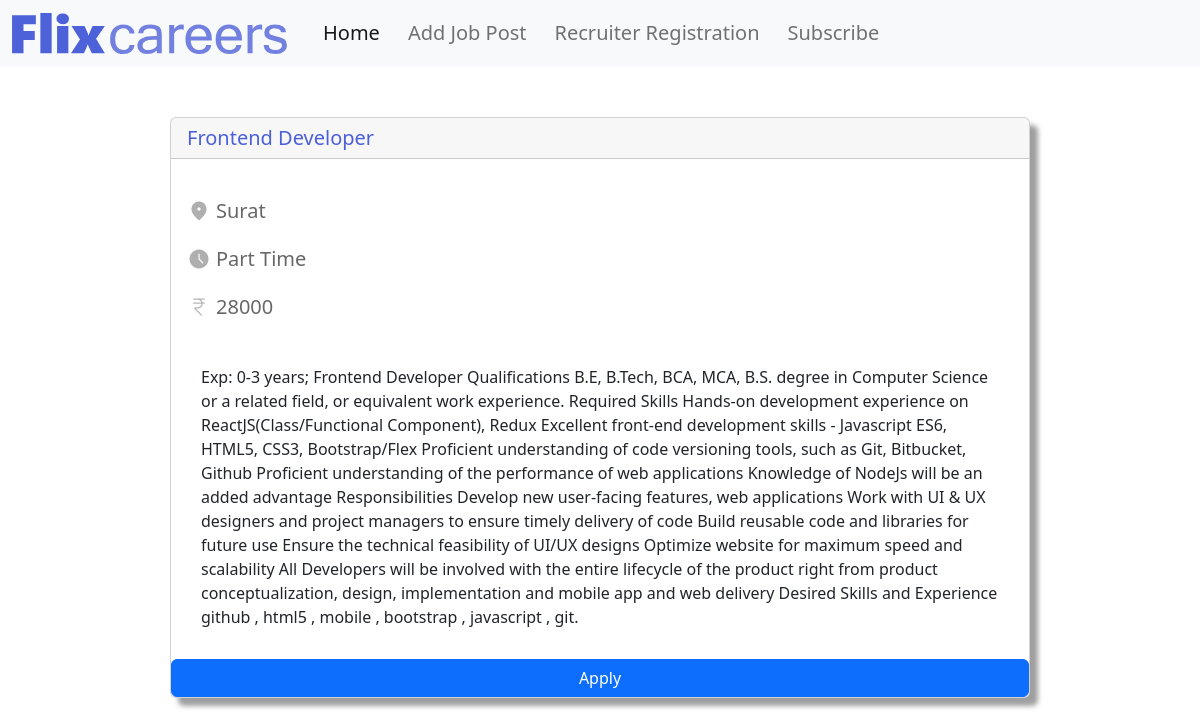
Screenshot of /jobportal/job_detail/2/frontend-developer with the database file from the repository.
### Jobportal/models.py (models this page shows, shortened)
class JobPost(models.Model):
    JOB_TYPE_CHOICES =[
        ('Full Time','Full Time'),
        ('Part Time', 'Part time'),
    ]
    title=models.CharField(max_length=200)
    description=models.TextField()
    date=models.DateTimeField(auto_now_add=True)
    salary=models.IntegerField()
    location=models.ForeignKey(Location,on_delete=models.CASCADE,null=True)
    slug=models.SlugField(null=True,max_length=40,unique=True)
    author= models.ForeignKey(Author,on_delete=models.CASCADE,null=True)
    skills= models.ManyToManyField(Skills)
    job_type= models.CharField(max_length=200,null=False,choices=JOB_TYPE_CHOICES)

class Location(models.Model):
    city=models.CharField(max_length=200)
    state=models.CharField(max_length=200)
    country=models.CharField(max_length=200)
    zipcode=models.CharField(max_length=200)

### Jobportal/views.py (the view)
# urls.py: path('job_detail/<int:id>/<str:slug_url>',views.job_detail,name="job_detail"),
def job_detail(request, slug_url,id):
    detail=JobPost.objects.get(id=id)
    context={'Job':detail}
    return render(request,'jobportal/Details.html',context)

### Jobportal/templates/jobportal/Details.html (shortened to what this page needs)
{% extends 'jobportal/base.html' %}
    {% block content %}
   <div style="margin: auto;width: 80%;padding: 50px;  ">
        <div class="card" style="width: 100%;box-shadow: 8px 8px 5px rgba(68, 68, 68, 0.512);">
            <Strong><h5 class="card-header" style="color:#4c5fd9;">{{ Job.title }}</h5></Strong>
            <div class="card-body"></div>
            <div style="padding: 8px 16px 8px 16px; display:flex;">
                <span class="material-symbols-outlined">
                </span>
                <h5 class="card-title" style="padding-left:5px; color:#00000099;">{{Job.location.city}}</h5>
            </div>
            <div style="padding: 8px 16px 8px 16px;display:flex;">
                <span class="material-symbols-outlined">
                </span>
                <h5 class="card-title" style="padding-left:5px;color:#00000099;">{{Job.job_type}}</h5>
            </div>
            <div style="padding: 8px 16px 8px 16px;display:flex;">
                <span class="material-symbols-outlined">
                </span>
                <h5 class="card-title" style="padding-left:5px ;color:#00000099;">{{Job.salary}}</h5>
            </div>
            <div style="padding:30px"><p class="card-text" style="max-height: 300px;overflow-y: scroll;">{{Job.description}}</p></div>
            <a href="{% url 'thankyou' %}" class="btn btn-primary">Apply</a>
            </div>
        </div>
{% endblock content %}

### Jobportal/templates/jobportal/base.html (style rules this page uses)
.material-symbols-outlined { font-variation-settings: 'FILL' 1, 'wght' 300, 'GRAD' 0, 'opsz' 48; color: #00000050; }

### rows the page displays
JobPost: title "Frontend Developer", location.city "Surat", job_type "Part Time", salary "28000", description "Exp: 0-3 years; Frontend Developer Qualifications B.E, B.Tech, BCA, MCA, B.S. degree in Computer Science or a related field, or equivalent work experience. Required Skills Hands-on development experience on ReactJS(Class/Functional Component), Redux Excellent front-end development skills - Javascript ES6, HTML5, CSS3, Bootstrap/Flex Proficient understanding of code versioning tools, such as Git, Bitbucket, Github Proficient understanding of the performance of web applications Knowledge of NodeJs will be an added advantage Responsibilities Develop new user-facing features, web applications Work with UI & UX designers and project managers to ensure timely delivery of code Build reusable code…"
